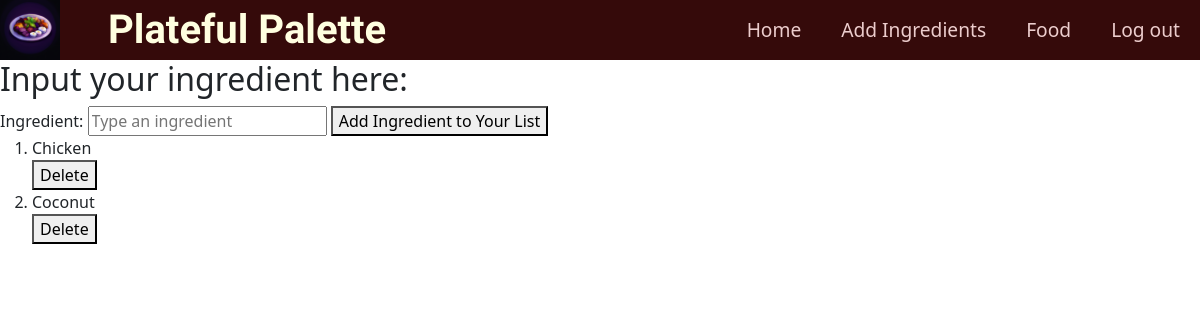
Before: /food/ingredients/ (signed in) with the older database file.
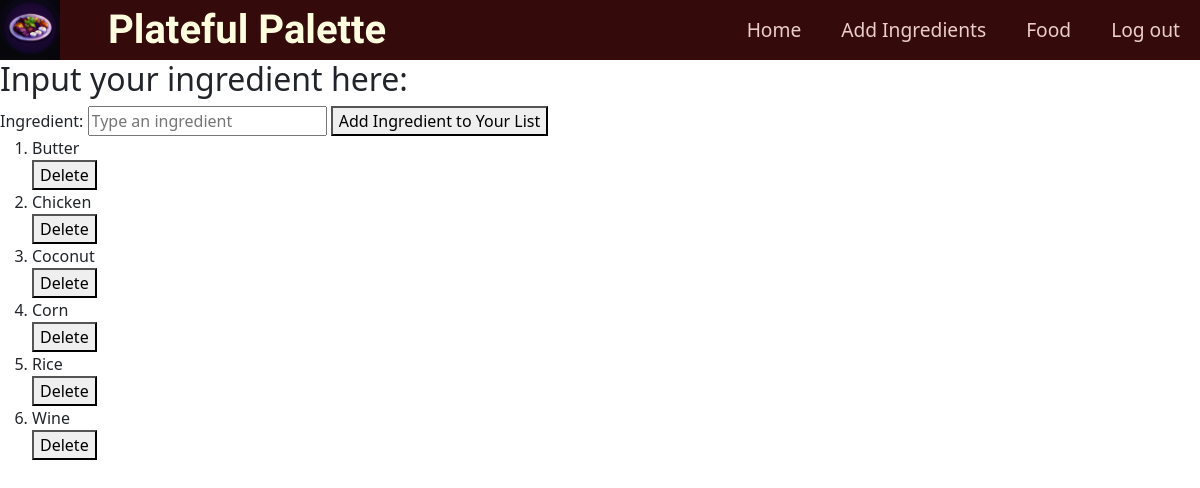
After: the same page with the newer database file.
### food/models.py (models this page shows, shortened)
class UserIngredient(models.Model):
    user = models.ForeignKey(User, on_delete=models.CASCADE)
    ingredient = models.ForeignKey(Ingredient, on_delete=models.CASCADE)
    class Meta:
        unique_together = ('user', 'ingredient')  # Ensures each user can only have each ingredient once

class Ingredient(models.Model):
    name = models.CharField(max_length=255, unique=True)

### food/views.py (the view, shortened to what this page needs)
# urls.py: path("ingredients/", views.ingredients, name="ingredients"),
@login_required
def ingredients(request):
    all_ingredients = Ingredient.objects.all()
    user_ingredients = UserIngredient.objects.filter(user=request.user)
    return render(request, "food/ingredients.html", {
        'ingredients': user_ingredients,
        'all_ingredients': all_ingredients,
    })

### food/templates/food/ingredients.html (shortened to what this page needs)
{% extends "food/layout.html" %}
{% block body %}
    <div>
        <h2>Input your ingredient here:</h2>
        <form action="{% url "food:ingredients"%}" method="post">
            <label for="ingredientInput">Ingredient:</label>
            <input type="text" name="name" maxlength="255" required id="ingredientInput" placeholder="Type an ingredient" autocomplete="off">
            <button type="submit" id="addIngredientButton">Add Ingredient to Your List</button>
        </form>
        <ol>
            {% for user_ingredient in ingredients %}
                <li>{{ user_ingredient.ingredient.name }}</li>
                <form action="{% url 'food:delete' user_ingredient.ingredient.name %}" method="post">
                    <button type="submit">Delete</button>
                </form>
            {% endfor %}
        </ol>
    </div>
{% endblock %}

### food/templates/food/layout.html (shortened to what this page needs)
{%load static%}
<!DOCTYPE html>
<html lang="en">
<head>
    <link rel="stylesheet" href={% static "all.css" %} />
    <link href="https://cdn.jsdelivr.net/npm/bootstrap@5.3.3/dist/css/bootstrap.min.css" rel="stylesheet">
</head>
<body>
    <section id="header">
        <nav>
            <ul class="intro-list">
                <li><img class="icon-image" src="{% static 'icon.png' %}"> <h1 class="icon-text">Plateful    Palette</h1></li>
                <li><a href="{% url "food:home" %}">Home</a></li>
                <li><a href="{% url "food:ingredients" %}">Add Ingredients</a></li>
                <li><a href="{% url "food:foods" %}"> Food </a></li>
                <li><a href="{% url "logout" %}"> Log out </a></li>
            </ul>
        </nav>
    </section>
    {% block body%}
    {% endblock %}
</body>
</html>

### food/static/all.css (style rules this page uses)
.icon-image { height: 60px; padding-right: 3rem; }
.icon-text { display: flex; align-items: center; font-size: 40px; font-family: 'Arizonia', sans-serif !important; color: lightyellow; font-weight: bold; padding: 0; margin: 0; }
nav { font-size: 120%; padding: 0; margin: 0; }
nav ul { display: flex; justify-content: center; text-align: center; list-style-type: none; margin: 0; padding: 0; flex-flow: row wrap; background-color: rgb(53, 10, 10); }
nav li { display: flex; align-items: center; }
nav li:first-child { flex-basis: 100%; text-align: center; padding: 0; margin: 0; align-items: center; justify-content: center; }
nav a { display: block; padding: 15px 20px; text-decoration: none; color: rgb(236, 205, 205); transition: background-color 0.3s; }
@media screen and (min-width: 600px) { nav { margin: 0 auto; padding: 0; } }
@media screen and (min-width: 600px) { nav li:first-child { flex-basis: auto; text-align: left; margin-right: auto; } }

Changed rows visible on the page:
added UserIngredient: ingredient.name "Butter"
added UserIngredient: ingredient.name "Corn"
added UserIngredient: ingredient.name "Rice"
added UserIngredient: ingredient.name "Wine"
